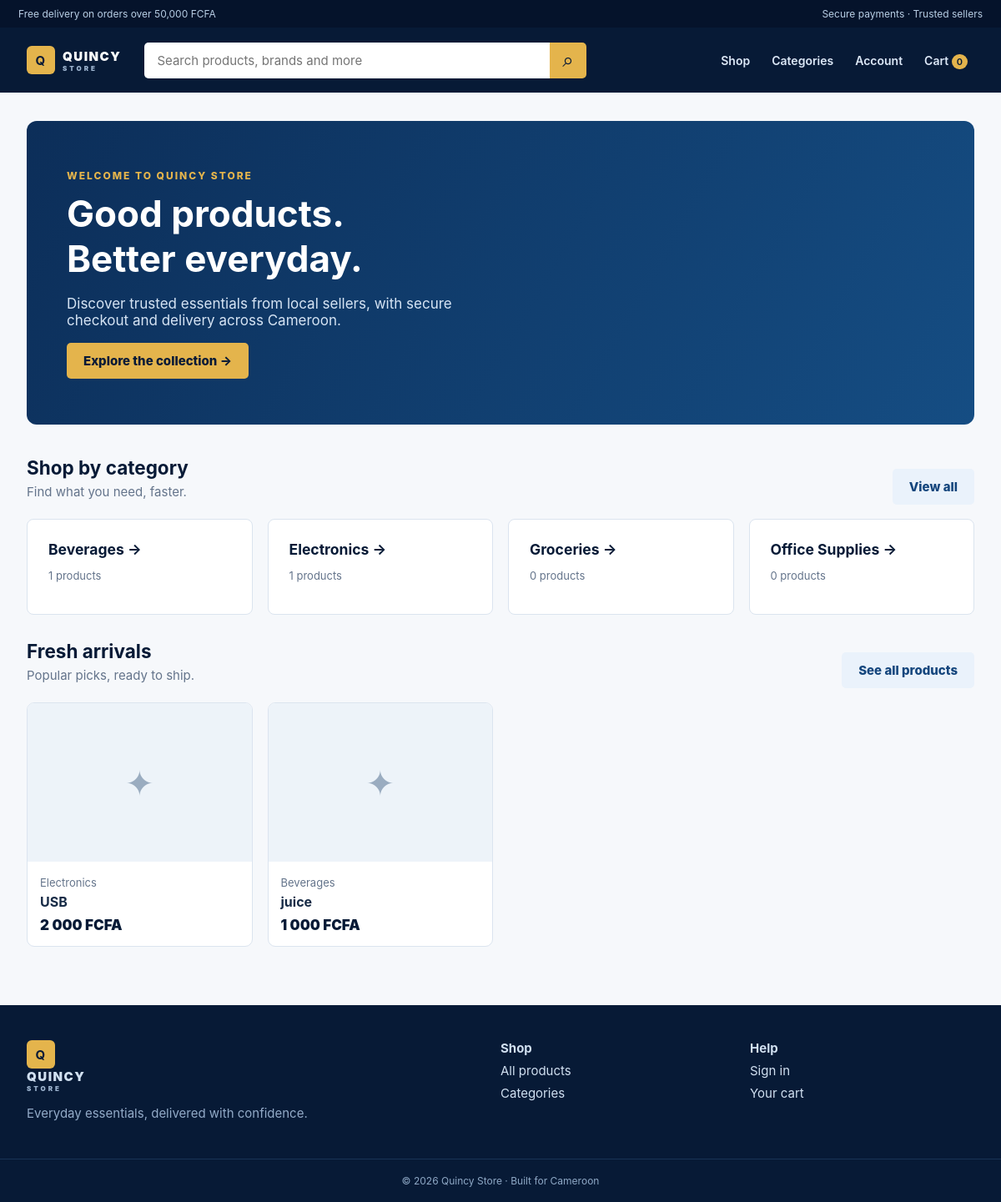
/b2c/index.php, run on the app's committed database.
### tables this page shows
CREATE TABLE `categories` (
  `id` int(11) NOT NULL,
  `parent_id` int(11) DEFAULT NULL,
  `name` varchar(100) NOT NULL,
  `description` text DEFAULT NULL,
  `image` varchar(255) DEFAULT NULL,
  `status` enum('active','inactive') DEFAULT 'active',
  `created_at` timestamp NOT NULL DEFAULT current_timestamp(),
  `updated_at` timestamp NOT NULL DEFAULT current_timestamp() ON UPDATE current_timestamp()
);

CREATE TABLE `products` (
  `id` int(11) NOT NULL,
  `supplier_id` int(11) DEFAULT NULL,
  `manufacturer_id` int(11) DEFAULT NULL,
  `category_id` int(11) NOT NULL,
  `name` varchar(200) NOT NULL,
  `slug` varchar(220) NOT NULL,
  `description` text DEFAULT NULL,
  `sku` varchar(100) DEFAULT NULL,
  `retail_price` decimal(12,2) NOT NULL,
  `wholesale_price` decimal(12,2) DEFAULT NULL,
  `minimum_order_quantity` int(11) DEFAULT 1,
  `unit` varchar(50) DEFAULT 'piece',
  `weight` decimal(10,2) DEFAULT NULL,
  `country_of_origin` varchar(100) DEFAULT 'Cameroon',
  `status` enum('draft','active','out_of_stock','discontinued') DEFAULT 'draft',
  `created_at` timestamp NOT NULL DEFAULT current_timestamp(),
  `updated_at` timestamp NOT NULL DEFAULT current_timestamp() ON UPDATE current_timestamp()
);

### includes/functions.php (called while the page is built, shortened)
<?php
function e(mixed $value): string
{
    return htmlspecialchars((string) $value, ENT_QUOTES, 'UTF-8');
}
function formatPrice(float|int|string $amount): string
{
    return number_format((float) $amount, 0, '.', ' ') . ' FCFA';
}

### b2c/index.php (the view, shortened to what this page needs)
<?php
require_once __DIR__ . '/_bootstrap.php';
$products = b2cRows("SELECT p.*, c.name category_name, COALESCE(i.quantity-i.reserved_quantity,0) available_quantity,
 (SELECT pi.image FROM product_images pi WHERE pi.product_id=p.id ORDER BY pi.is_primary DESC,pi.sort_order LIMIT 1) image
 FROM products p LEFT JOIN categories c ON c.id=p.category_id LEFT JOIN inventory i ON i.product_id=p.id AND i.variant_id IS NULL
 WHERE p.status='active' ORDER BY p.created_at DESC LIMIT 8");
$categories = b2cRows("SELECT c.id,c.name,c.description,COUNT(p.id) product_count FROM categories c LEFT JOIN products p ON p.category_id=c.id AND p.status='active' WHERE c.status='active' GROUP BY c.id ORDER BY c.name LIMIT 6");
?>
<section class="hero"><span class="eyebrow">Welcome to Quincy Store</span><h1>Good products.<br>Better everyday.</h1><p>Discover trusted essentials from local sellers, with secure checkout and delivery across Cameroon.</p><a class="btn gold" href="products.php">Explore the collection →</a></section>
<div class="section-head"><div><h2>Shop by category</h2><p>Find what you need, faster.</p></div><a class="btn light" href="categories.php">View all</a></div>
<section class="grid"><?php foreach($categories as $c): ?><a class="category-card" href="products.php?category=<?= (int)$c['id'] ?>"><h3><?= e($c['name']) ?> →</h3><p class="muted"><?= (int)$c['product_count'] ?> products</p></a><?php endforeach; ?></section>
<div class="section-head"><div><h2>Fresh arrivals</h2><p>Popular picks, ready to ship.</p></div><a class="btn light" href="products.php">See all products</a></div>
<?php if (!$products): ?><div class="empty">Our shelves are being stocked. Check back soon.</div><?php else: ?><section class="grid"><?php foreach($products as $p): ?><article class="card"><a href="product-details.php?id=<?= (int)$p['id'] ?>"><div class="product-image"><?php if($p['image']): ?><img src="<?= e(b2cImage($p['image'])) ?>" alt="<?= e($p['name']) ?>"><?php else: ?>✦<?php endif; ?></div><div class="card-body"><span class="muted"><?= e($p['category_name']??'Collection') ?></span><h3><?= e($p['name']) ?></h3><span class="price"><?= e(formatPrice($p['retail_price'])) ?></span></div></a></article><?php endforeach; ?></section><?php endif; ?>

### b2c/b2c.css (style rules this page uses)
:root { --navy:#071a36;--blue:#15467d;--gold:#e4b44c;--ink:#172b46;--muted:#64748b;--line:#dbe4ef;--bg:#f6f8fb }
* { box-sizing:border-box }
body { margin:0;font:15px Inter,system-ui,-apple-system,Segoe UI,sans-serif;color:var(--ink);background:var(--bg) }
a { color:inherit;text-decoration:none }
.hero { background:linear-gradient(120deg,#0c2e59,#154d83);border-radius:12px;color:#fff;padding:55px 48px;margin-bottom:38px }
.hero h1 { font-size:44px;max-width:570px;margin:10px 0 }
.hero p { color:#d6e4f4;font-size:17px;max-width:480px }
.eyebrow { color:var(--gold);font-weight:800;text-transform:uppercase;letter-spacing:2px;font-size:12px }
.btn { display:inline-block;padding:12px 20px;background:var(--blue);color:white;border:0;border-radius:5px;font-weight:800;cursor:pointer }
.btn.gold { background:var(--gold);color:var(--navy) }
.btn.light { background:#eaf2fb;color:var(--blue) }
.section-head { display:flex;justify-content:space-between;align-items:end;margin:30px 0 17px }
.section-head h1,.section-head h2 { margin:0;color:var(--navy) }
.section-head p { margin:6px 0;color:var(--muted) }
.grid { display:grid;grid-template-columns:repeat(4,1fr);gap:18px }
.card { background:white;border:1px solid var(--line);border-radius:9px;overflow:hidden }
.product-image { height:190px;background:#edf3f9;display:grid;place-items:center;color:#9aacc0;font-size:42px }
.card-body { padding:15px }
.card h3 { font-size:16px;margin:4px 0 8px }
.price { font-weight:900;color:var(--navy);font-size:17px }
.muted { color:var(--muted);font-size:13px }
.category-card { padding:25px;background:white;border:1px solid var(--line);border-radius:8px }
.category-card h3 { margin:0 0 8px;color:var(--navy) }
.light { color:white }

### data on the page
categories: name "Beverages", product_count "1"
categories: name "Electronics", product_count "1"
categories: name "Groceries", product_count "0"
categories: name "Office Supplies", product_count "0"
products: category.name "Electronics", name "USB", retail_price "2 000 FCFA"
products: category.name "Beverages", name "juice", retail_price "1 000 FCFA"

### other printed values
$cart "0"
